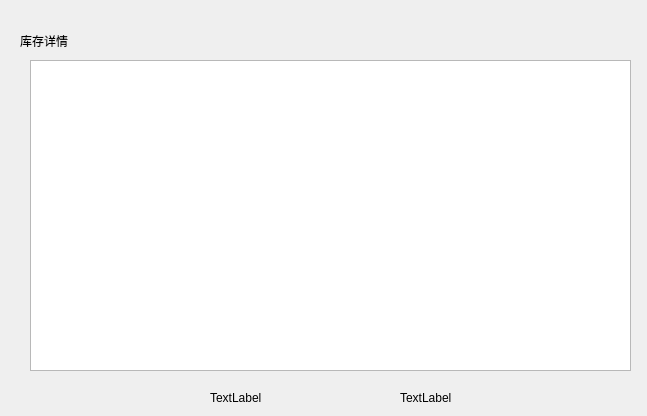
<?xml version="1.0" encoding="UTF-8"?>
<ui version="4.0">
 <class>book_store_status</class>
 <widget class="QWidget" name="book_store_status">
  <property name="geometry">
   <rect>
    <x>0</x>
    <y>0</y>
    <width>647</width>
    <height>416</height>
   </rect>
  </property>
  <property name="windowTitle">
   <string>Form</string>
  </property>
  <widget class="QLabel" name="label">
   <property name="geometry">
    <rect>
     <x>20</x>
     <y>20</y>
     <width>141</width>
     <height>41</height>
    </rect>
   </property>
   <property name="styleSheet">
    <string notr="true">font: 14pt &quot;04b_21&quot;;</string>
   </property>
   <property name="text">
    <string>库存详情</string>
   </property>
  </widget>
  <widget class="QTableWidget" name="tableWidget">
   <property name="geometry">
    <rect>
     <x>30</x>
     <y>60</y>
     <width>601</width>
     <height>311</height>
    </rect>
   </property>
  </widget>
  <widget class="QLabel" name="label_2">
   <property name="geometry">
    <rect>
     <x>210</x>
     <y>390</y>
     <width>131</width>
     <height>16</height>
    </rect>
   </property>
   <property name="text">
    <string>TextLabel</string>
   </property>
  </widget>
  <widget class="QLabel" name="label_3">
   <property name="geometry">
    <rect>
     <x>400</x>
     <y>390</y>
     <width>201</width>
     <height>16</height>
    </rect>
   </property>
   <property name="text">
    <string>TextLabel</string>
   </property>
  </widget>
 </widget>
 <resources/>
 <connections/>
</ui>
